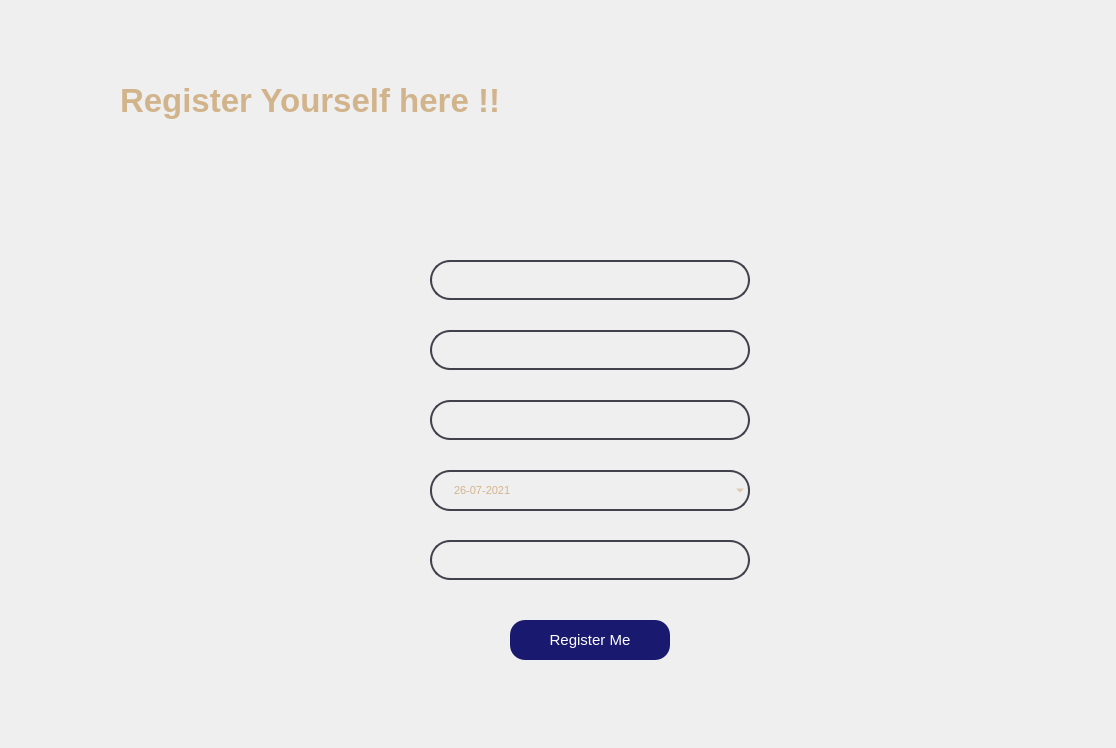
<?xml version="1.0" encoding="UTF-8"?>
<ui version="4.0">
 <class>SecDialog</class>
 <widget class="QDialog" name="SecDialog">
  <property name="geometry">
   <rect>
    <x>0</x>
    <y>0</y>
    <width>1116</width>
    <height>748</height>
   </rect>
  </property>
  <property name="font">
   <font>
    <family>Sitka Display</family>
    <pointsize>36</pointsize>
    <weight>75</weight>
    <bold>true</bold>
    <underline>true</underline>
   </font>
  </property>
  <property name="windowTitle">
   <string>Dialog</string>
  </property>
  <property name="styleSheet">
   <string notr="true">
background-image: url(:/ORG1.png);
background-size: cover;</string>
  </property>
  <widget class="QGroupBox" name="groupBox">
   <property name="geometry">
    <rect>
     <x>400</x>
     <y>210</y>
     <width>391</width>
     <height>471</height>
    </rect>
   </property>
   <property name="styleSheet">
    <string notr="true">#groupBox{
font: 8pt &quot;Lucida Sans Unicode&quot;;
border-radius: 10px;
color: white;
text-shadow:2px 1px rgb(168, 167, 170);
font-size: 19px;
font-weight: bold;
border-color: rgb(255, 255, 255);
box-shadow: 0 4px 20px rgba(0,0,0,0.6);
}
#groupBox:hover{
border: 2px solid rgb(194, 174, 146);
}

</string>
   </property>
   <property name="title">
    <string/>
   </property>
   <property name="flat">
    <bool>false</bool>
   </property>
   <widget class="QPushButton" name="pushButton">
    <property name="geometry">
     <rect>
      <x>110</x>
      <y>410</y>
      <width>160</width>
      <height>40</height>
     </rect>
    </property>
    <property name="font">
     <font>
      <pointsize>11</pointsize>
     </font>
    </property>
    <property name="styleSheet">
     <string notr="true">#pushButton{
	background-color: rgb(25, 25, 112);
	border-radius: 15px;
	color: rgb(255, 255, 255);
}

#pushButton:hover {
	background-color: rgb(255, 255, 0);
	color: rgb(0, 0, 0);
}


</string>
    </property>
    <property name="text">
     <string>Register Me</string>
    </property>
   </widget>
   <widget class="QLineEdit" name="Age_3">
    <property name="geometry">
     <rect>
      <x>30</x>
      <y>120</y>
      <width>320</width>
      <height>40</height>
     </rect>
    </property>
    <property name="font">
     <font>
      <family>MS Shell Dlg 2</family>
      <pointsize>8</pointsize>
      <weight>50</weight>
      <italic>false</italic>
      <bold>false</bold>
     </font>
    </property>
    <property name="styleSheet">
     <string notr="true">
#Age_3{
color: tan;
font: 8pt &quot;MS Shell Dlg 2&quot;;
border-color: transparent;
background-color: transparent;
border: 1.5px solid rgb(66, 66, 77);
border-radius: 20px;
padding-left:20px;
padding-right:20px;
}

#Age_3:hover{
border: 1.5px solid rgb(97, 98, 103);
}

#Age_3:focus{
border: 1.2px solid rgb(166, 142, 111);
}</string>
    </property>
   </widget>
   <widget class="QLineEdit" name="Password">
    <property name="geometry">
     <rect>
      <x>30</x>
      <y>330</y>
      <width>320</width>
      <height>40</height>
     </rect>
    </property>
    <property name="font">
     <font>
      <family>MS Shell Dlg 2</family>
      <pointsize>8</pointsize>
      <weight>50</weight>
      <italic>false</italic>
      <bold>false</bold>
     </font>
    </property>
    <property name="styleSheet">
     <string notr="true">
#Password{
color: tan;
font: 8pt &quot;MS Shell Dlg 2&quot;;
border-color: transparent;
background-color: transparent;
border: 1.5px solid rgb(66, 66, 77);
border-radius: 20px;
padding-left:20px;
padding-right:20px;
}

#Password:hover{
border: 1.5px solid rgb(97, 98, 103);
}

#Password:focus{
border: 1.2px solid rgb(166, 142, 111);
}</string>
    </property>
    <property name="echoMode">
     <enum>QLineEdit::Password</enum>
    </property>
   </widget>
   <widget class="QLineEdit" name="Username_3">
    <property name="geometry">
     <rect>
      <x>30</x>
      <y>190</y>
      <width>320</width>
      <height>40</height>
     </rect>
    </property>
    <property name="styleSheet">
     <string notr="true">#Username_3{
color: tan;
font: 8pt &quot;MS Shell Dlg 2&quot;;
border-color: transparent;
background-color: transparent;
border: 1.5px solid rgb(66, 66, 77);
border-radius: 20px;
padding-left:20px;
padding-right:20px;
}

#Username_3:hover{
border: 1.5px solid rgb(97, 98, 103);
}

#Username_3:focus{
border: 1.2px solid rgb(166, 142, 111);
}</string>
    </property>
   </widget>
   <widget class="QLineEdit" name="adhaar">
    <property name="geometry">
     <rect>
      <x>30</x>
      <y>50</y>
      <width>320</width>
      <height>40</height>
     </rect>
    </property>
    <property name="styleSheet">
     <string notr="true">#adhaar{
color: tan;
font: 8pt &quot;MS Shell Dlg 2&quot;;
border-color: transparent;
background-color: transparent;
border: 1.5px solid rgb(66, 66, 77);
border-radius: 20px;
padding-left:20px;
padding-right:20px;
}

#adhaar:hover{
border: 1.5px solid rgb(97, 98, 103);
}

#adhaar:focus{
border: 1.2px solid rgb(166, 142, 111);
}
</string>
    </property>
   </widget>
   <widget class="QDateEdit" name="dateEdit">
    <property name="geometry">
     <rect>
      <x>30</x>
      <y>260</y>
      <width>320</width>
      <height>41</height>
     </rect>
    </property>
    <property name="palette">
     <palette>
      <active>
       <colorrole role="WindowText">
        <brush brushstyle="SolidPattern">
         <color alpha="255">
          <red>255</red>
          <green>255</green>
          <blue>255</blue>
         </color>
        </brush>
       </colorrole>
       <colorrole role="Button">
        <brush brushstyle="SolidPattern">
         <color alpha="0">
          <red>255</red>
          <green>255</green>
          <blue>255</blue>
         </color>
        </brush>
       </colorrole>
       <colorrole role="Light">
        <brush brushstyle="SolidPattern">
         <color alpha="0">
          <red>255</red>
          <green>255</green>
          <blue>255</blue>
         </color>
        </brush>
       </colorrole>
       <colorrole role="Midlight">
        <brush brushstyle="SolidPattern">
         <color alpha="0">
          <red>255</red>
          <green>255</green>
          <blue>255</blue>
         </color>
        </brush>
       </colorrole>
       <colorrole role="Dark">
        <brush brushstyle="SolidPattern">
         <color alpha="0">
          <red>127</red>
          <green>127</green>
          <blue>127</blue>
         </color>
        </brush>
       </colorrole>
       <colorrole role="Mid">
        <brush brushstyle="SolidPattern">
         <color alpha="0">
          <red>170</red>
          <green>170</green>
          <blue>170</blue>
         </color>
        </brush>
       </colorrole>
       <colorrole role="Text">
        <brush brushstyle="SolidPattern">
         <color alpha="255">
          <red>0</red>
          <green>0</green>
          <blue>0</blue>
         </color>
        </brush>
       </colorrole>
       <colorrole role="BrightText">
        <brush brushstyle="SolidPattern">
         <color alpha="255">
          <red>255</red>
          <green>255</green>
          <blue>255</blue>
         </color>
        </brush>
       </colorrole>
       <colorrole role="ButtonText">
        <brush brushstyle="SolidPattern">
         <color alpha="255">
          <red>0</red>
          <green>0</green>
          <blue>0</blue>
         </color>
        </brush>
       </colorrole>
       <colorrole role="Base">
        <brush brushstyle="SolidPattern">
         <color alpha="255">
          <red>255</red>
          <green>255</green>
          <blue>255</blue>
         </color>
        </brush>
       </colorrole>
       <colorrole role="Window">
        <brush brushstyle="SolidPattern">
         <color alpha="0">
          <red>255</red>
          <green>255</green>
          <blue>255</blue>
         </color>
        </brush>
       </colorrole>
       <colorrole role="Shadow">
        <brush brushstyle="SolidPattern">
         <color alpha="255">
          <red>0</red>
          <green>0</green>
          <blue>0</blue>
         </color>
        </brush>
       </colorrole>
       <colorrole role="AlternateBase">
        <brush brushstyle="SolidPattern">
         <color alpha="127">
          <red>255</red>
          <green>255</green>
          <blue>255</blue>
         </color>
        </brush>
       </colorrole>
       <colorrole role="ToolTipBase">
        <brush brushstyle="SolidPattern">
         <color alpha="255">
          <red>255</red>
          <green>255</green>
          <blue>220</blue>
         </color>
        </brush>
       </colorrole>
       <colorrole role="ToolTipText">
        <brush brushstyle="SolidPattern">
         <color alpha="255">
          <red>0</red>
          <green>0</green>
          <blue>0</blue>
         </color>
        </brush>
       </colorrole>
       <colorrole role="PlaceholderText">
        <brush brushstyle="SolidPattern">
         <color alpha="128">
          <red>0</red>
          <green>0</green>
          <blue>0</blue>
         </color>
        </brush>
       </colorrole>
      </active>
      <inactive>
       <colorrole role="WindowText">
        <brush brushstyle="SolidPattern">
         <color alpha="255">
          <red>255</red>
          <green>255</green>
          <blue>255</blue>
         </color>
        </brush>
       </colorrole>
       <colorrole role="Button">
        <brush brushstyle="SolidPattern">
         <color alpha="0">
          <red>255</red>
          <green>255</green>
          <blue>255</blue>
         </color>
        </brush>
       </colorrole>
       <colorrole role="Light">
        <brush brushstyle="SolidPattern">
         <color alpha="0">
          <red>255</red>
          <green>255</green>
          <blue>255</blue>
         </color>
        </brush>
       </colorrole>
       <colorrole role="Midlight">
        <brush brushstyle="SolidPattern">
         <color alpha="0">
          <red>255</red>
          <green>255</green>
          <blue>255</blue>
         </color>
        </brush>
       </colorrole>
       <colorrole role="Dark">
        <brush brushstyle="SolidPattern">
         <color alpha="0">
          <red>127</red>
          <green>127</green>
          <blue>127</blue>
         </color>
        </brush>
       </colorrole>
       <colorrole role="Mid">
        <brush brushstyle="SolidPattern">
         <color alpha="0">
          <red>170</red>
          <green>170</green>
          <blue>170</blue>
         </color>
        </brush>
       </colorrole>
       <colorrole role="Text">
        <brush brushstyle="SolidPattern">
         <color alpha="255">
          <red>0</red>
          <green>0</green>
          <blue>0</blue>
         </color>
        </brush>
       </colorrole>
       <colorrole role="BrightText">
        <brush brushstyle="SolidPattern">
         <color alpha="255">
          <red>255</red>
          <green>255</green>
          <blue>255</blue>
         </color>
        </brush>
       </colorrole>
       <colorrole role="ButtonText">
        <brush brushstyle="SolidPattern">
         <color alpha="255">
          <red>0</red>
          <green>0</green>
          <blue>0</blue>
         </color>
        </brush>
       </colorrole>
       <colorrole role="Base">
        <brush brushstyle="SolidPattern">
         <color alpha="255">
          <red>255</red>
          <green>255</green>
          <blue>255</blue>
         </color>
        </brush>
       </colorrole>
       <colorrole role="Window">
        <brush brushstyle="SolidPattern">
         <color alpha="0">
          <red>255</red>
          <green>255</green>
          <blue>255</blue>
         </color>
        </brush>
       </colorrole>
       <colorrole role="Shadow">
        <brush brushstyle="SolidPattern">
         <color alpha="255">
          <red>0</red>
          <green>0</green>
          <blue>0</blue>
         </color>
        </brush>
       </colorrole>
       <colorrole role="AlternateBase">
        <brush brushstyle="SolidPattern">
         <color alpha="127">
          <red>255</red>
          <green>255</green>
          <blue>255</blue>
         </color>
        </brush>
       </colorrole>
       <colorrole role="ToolTipBase">
        <brush brushstyle="SolidPattern">
         <color alpha="255">
          <red>255</red>
          <green>255</green>
          <blue>220</blue>
         </color>
        </brush>
       </colorrole>
       <colorrole role="ToolTipText">
        <brush brushstyle="SolidPattern">
         <color alpha="255">
          <red>0</red>
          <green>0</green>
          <blue>0</blue>
         </color>
        </brush>
       </colorrole>
       <colorrole role="PlaceholderText">
        <brush brushstyle="SolidPattern">
         <color alpha="128">
          <red>0</red>
          <green>0</green>
          <blue>0</blue>
         </color>
        </brush>
       </colorrole>
      </inactive>
      <disabled>
       <colorrole role="WindowText">
        <brush brushstyle="SolidPattern">
         <color alpha="0">
          <red>127</red>
          <green>127</green>
          <blue>127</blue>
         </color>
        </brush>
       </colorrole>
       <colorrole role="Button">
        <brush brushstyle="SolidPattern">
         <color alpha="0">
          <red>255</red>
          <green>255</green>
          <blue>255</blue>
         </color>
        </brush>
       </colorrole>
       <colorrole role="Light">
        <brush brushstyle="SolidPattern">
         <color alpha="0">
          <red>255</red>
          <green>255</green>
          <blue>255</blue>
         </color>
        </brush>
       </colorrole>
       <colorrole role="Midlight">
        <brush brushstyle="SolidPattern">
         <color alpha="0">
          <red>255</red>
          <green>255</green>
          <blue>255</blue>
         </color>
        </brush>
       </colorrole>
       <colorrole role="Dark">
        <brush brushstyle="SolidPattern">
         <color alpha="0">
          <red>127</red>
          <green>127</green>
          <blue>127</blue>
         </color>
        </brush>
       </colorrole>
       <colorrole role="Mid">
        <brush brushstyle="SolidPattern">
         <color alpha="0">
          <red>170</red>
          <green>170</green>
          <blue>170</blue>
         </color>
        </brush>
       </colorrole>
       <colorrole role="Text">
        <brush brushstyle="SolidPattern">
         <color alpha="0">
          <red>127</red>
          <green>127</green>
          <blue>127</blue>
         </color>
        </brush>
       </colorrole>
       <colorrole role="BrightText">
        <brush brushstyle="SolidPattern">
         <color alpha="255">
          <red>255</red>
          <green>255</green>
          <blue>255</blue>
         </color>
        </brush>
       </colorrole>
       <colorrole role="ButtonText">
        <brush brushstyle="SolidPattern">
         <color alpha="0">
          <red>127</red>
          <green>127</green>
          <blue>127</blue>
         </color>
        </brush>
       </colorrole>
       <colorrole role="Base">
        <brush brushstyle="SolidPattern">
         <color alpha="0">
          <red>255</red>
          <green>255</green>
          <blue>255</blue>
         </color>
        </brush>
       </colorrole>
       <colorrole role="Window">
        <brush brushstyle="SolidPattern">
         <color alpha="0">
          <red>255</red>
          <green>255</green>
          <blue>255</blue>
         </color>
        </brush>
       </colorrole>
       <colorrole role="Shadow">
        <brush brushstyle="SolidPattern">
         <color alpha="255">
          <red>0</red>
          <green>0</green>
          <blue>0</blue>
         </color>
        </brush>
       </colorrole>
       <colorrole role="AlternateBase">
        <brush brushstyle="SolidPattern">
         <color alpha="0">
          <red>255</red>
          <green>255</green>
          <blue>255</blue>
         </color>
        </brush>
       </colorrole>
       <colorrole role="ToolTipBase">
        <brush brushstyle="SolidPattern">
         <color alpha="255">
          <red>255</red>
          <green>255</green>
          <blue>220</blue>
         </color>
        </brush>
       </colorrole>
       <colorrole role="ToolTipText">
        <brush brushstyle="SolidPattern">
         <color alpha="255">
          <red>0</red>
          <green>0</green>
          <blue>0</blue>
         </color>
        </brush>
       </colorrole>
       <colorrole role="PlaceholderText">
        <brush brushstyle="SolidPattern">
         <color alpha="128">
          <red>0</red>
          <green>0</green>
          <blue>0</blue>
         </color>
        </brush>
       </colorrole>
      </disabled>
     </palette>
    </property>
    <property name="font">
     <font>
      <family>MS Shell Dlg 2</family>
      <pointsize>8</pointsize>
      <weight>50</weight>
      <italic>false</italic>
      <bold>false</bold>
     </font>
    </property>
    <property name="tabletTracking">
     <bool>false</bool>
    </property>
    <property name="contextMenuPolicy">
     <enum>Qt::ActionsContextMenu</enum>
    </property>
    <property name="toolTipDuration">
     <number>-1</number>
    </property>
    <property name="layoutDirection">
     <enum>Qt::LeftToRight</enum>
    </property>
    <property name="autoFillBackground">
     <bool>false</bool>
    </property>
    <property name="styleSheet">
     <string notr="true">
#dateEdit{
color: tan;
font: 8pt &quot;MS Shell Dlg 2&quot;;
border-color: transparent;
background-color: transparent;
border: 1.5px solid rgb(66, 66, 77);
border-radius: 20px;
padding-left:20px;
padding-right:20px;
}

#dateEdit:hover{
border: 1.5px solid rgb(97, 98, 103);
}

#dateEdit:focus{
border: 1.2px solid rgb(166, 142, 111);
}</string>
    </property>
    <property name="wrapping">
     <bool>false</bool>
    </property>
    <property name="frame">
     <bool>false</bool>
    </property>
    <property name="showGroupSeparator" stdset="0">
     <bool>false</bool>
    </property>
    <property name="dateTime">
     <datetime>
      <hour>0</hour>
      <minute>0</minute>
      <second>0</second>
      <year>2021</year>
      <month>7</month>
      <day>26</day>
     </datetime>
    </property>
    <property name="displayFormat">
     <string>dd-MM-yyyy</string>
    </property>
    <property name="calendarPopup">
     <bool>true</bool>
    </property>
    <property name="date">
     <date>
      <year>2021</year>
      <month>7</month>
      <day>26</day>
     </date>
    </property>
   </widget>
  </widget>
  <widget class="QLabel" name="label_2">
   <property name="geometry">
    <rect>
     <x>260</x>
     <y>690</y>
     <width>661</width>
     <height>51</height>
    </rect>
   </property>
   <property name="font">
    <font>
     <family>MS Shell Dlg 2</family>
     <pointsize>14</pointsize>
     <weight>50</weight>
     <bold>false</bold>
     <underline>false</underline>
    </font>
   </property>
   <property name="styleSheet">
    <string notr="true">color:white;
background:transparent;</string>
   </property>
   <property name="text">
    <string/>
   </property>
  </widget>
  <widget class="QWidget" name="Down" native="true">
   <property name="geometry">
    <rect>
     <x>0</x>
     <y>50</y>
     <width>120</width>
     <height>100</height>
    </rect>
   </property>
   <property name="maximumSize">
    <size>
     <width>164</width>
     <height>16777215</height>
    </size>
   </property>
   <property name="styleSheet">
    <string notr="true">border-image: url(:/down.png);
boder-radius: 40px;</string>
   </property>
  </widget>
  <widget class="QLabel" name="label">
   <property name="geometry">
    <rect>
     <x>120</x>
     <y>50</y>
     <width>480</width>
     <height>101</height>
    </rect>
   </property>
   <property name="font">
    <font>
     <family>Nirmala UI</family>
     <pointsize>25</pointsize>
     <weight>75</weight>
     <bold>true</bold>
     <underline>false</underline>
    </font>
   </property>
   <property name="styleSheet">
    <string notr="true">#label{
	color: rgb(255, 255, 255);
	color: rgb(255, 255, 255);
	color: tan;
	border-radius: 6px;
}</string>
   </property>
   <property name="frameShape">
    <enum>QFrame::Box</enum>
   </property>
   <property name="text">
    <string>Register Yourself here !!</string>
   </property>
   <property name="wordWrap">
    <bool>false</bool>
   </property>
  </widget>
 </widget>
 <resources/>
 <connections/>
</ui>
